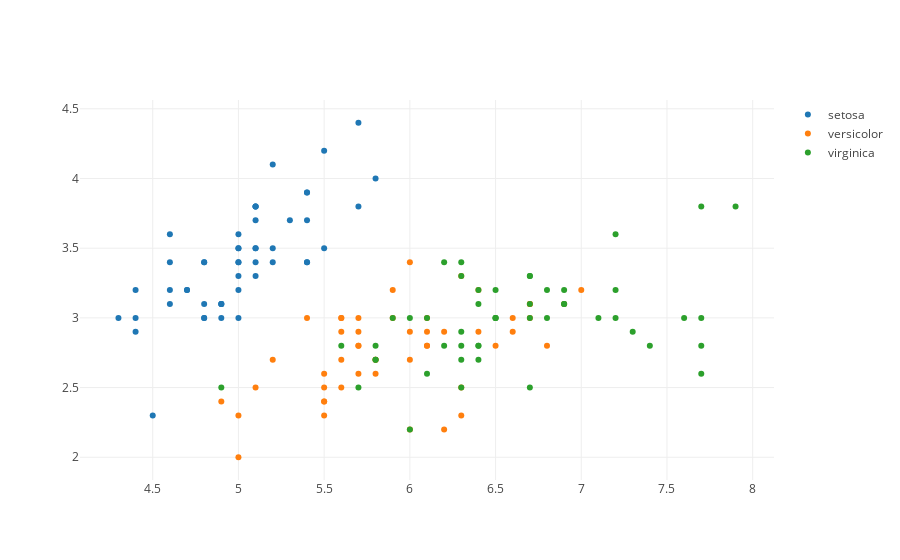

Notebook source saved alongside this figure:
### Code cell
plt_data = [spc0,spc1,spc2]
plotly.offline.iplot(plt_data, filename='basic-scatter')
